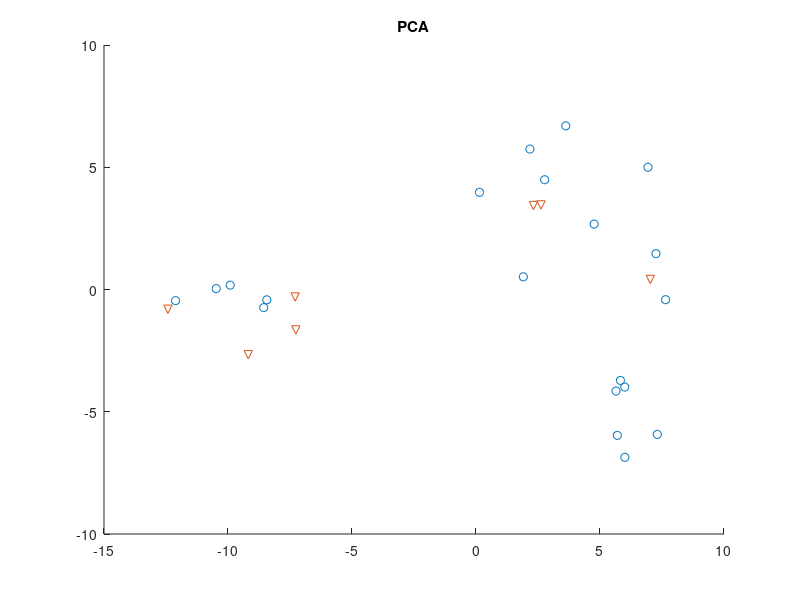
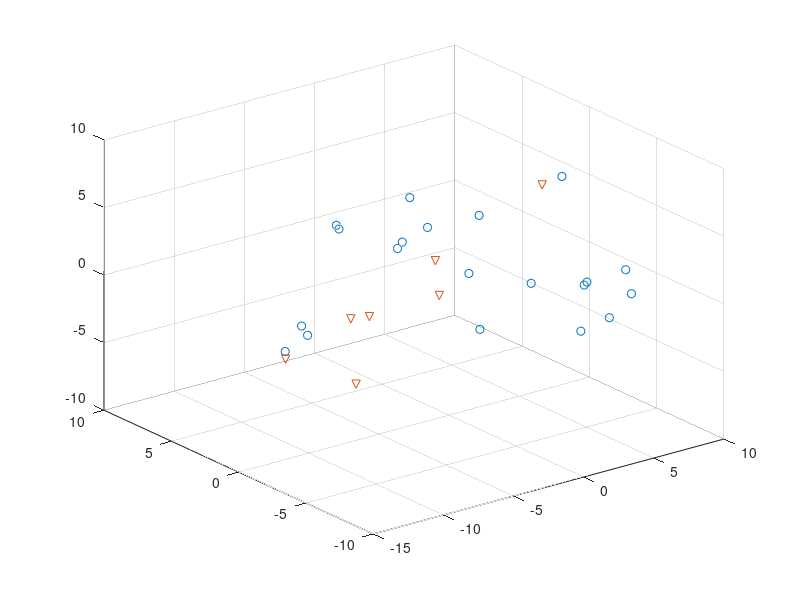

MATLAB code for these plots, in order:
data = [-7.106805105	0.9039465001	4.190874085	7.992754535	1.174234607	-4.006874776
7.338368131	-2.084435551	2.91651634	1.755510907	7.12187336	5.291854927
1.598544169	-1.231231138	4.544855471	9.183848134	4.592672405	2.904649082
-5.501402159	-0.1183978808	2.586217902	8.542141942	-0.8451850371	-5.471907487
3.555651568	-0.816970172	4.088287449	8.732347078	4.847925556	4.785936747
6.468769088	-0.6756645474	7.619053091	0.03720881479	-0.7007634258	1.876245213
-5.879503714	2.403188885	2.378845544	4.177608811	7.745322903	-3.300467905
8.951143602	-0.2735807357	7.612734965	7.024599486	1.926380472	3.8209712
4.593928168	7.797075641	3.178153226	9.685522457	1.885317123	3.399452632
8.77529184	1.15449384	2.565798285	8.490149089	3.221690518	4.566734119
6.726154514	0.1699364008	9.970439539	9.835013137	0.5536592754	3.615515663
7.728183993	0.9728205509	8.85550339	-0.7984792308	1.88126692	2.88673537
-7.296780372	1.212700532	5.357149854	8.659141692	1.122125113	-6.720165664
-5.327372049	1.81232388	2.700378508	4.623531418	8.691781818	-3.869109034
6.973407513	-1.010643047	4.779076126	1.041898174	-0.1270330629	2.155704758
6.702561073	-0.006293883211	5.007298261	0.892584353	-0.1991405151	1.969627715
7.003139859	0.2134708878	9.972122018	2.915281343	0.1445803354	2.4345455
5.738045881	3.230720677	1.854894041	9.859511676	5.037352191	3.971313056
2.914789681	-1.514469139	2.98869201	5.787352434	0.06128118044	2.753783427
6.068286403	0.748719009	6.264660587	-2.54767055	2.047476104	2.44758552
-6.753039579	1.065211206	9.980837057	6.755621003	0.5008484375	-2.812688377
3.51685897	-0.5675048608	4.213795081	8.541663446	2.098906704	3.816270218
-4.737427019	0.9810075533	5.728694583	7.132078414	1.923291036	-2.010334494
5.04759365	-0.7380206282	6.654370469	9.933835488	1.654340802	2.260210664
6.381216671	0.1847228488	0.5607078368	2.276586485	3.478188246	6.211296433
-4.714884257	2.687747368	6.592150292	5.540799218	2.807463714	-2.423291568
-8.369413518	1.059226549	5.876301927	8.38082447	0.6534306225	-5.707397457];

[coeff,score,latent,tsquared,explained] = pca(data);

poi = 21;

close all; clc;
figure;
scatter(score(1:20,1),score(1:20,2),'o'); hold on;
scatter(score(21:end,1),score(21:end,2),'v');
title('PCA')

figure;
scatter3(score(1:20,1),score(1:20,2),score(1:20,3),'o'); hold on;
scatter3(score(21:end,1),score(21:end,2),score(21:end,3),'v');